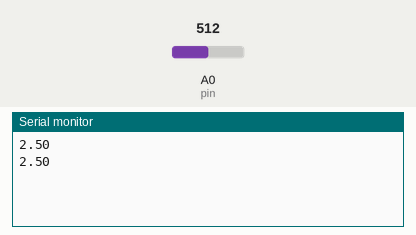
Bench run of a sketch on a simulated Arduino Uno, built with avr-gcc and run on an emulated ATmega328P. On the bench: the last lines printed to the serial monitor. The inputs (shaded band) are chosen by the test bench; at power-on: A0 (pin) = 512.

Above: at 1.8 s.
1.9 s: A0 (pin) set to 716
At 2.8 s:
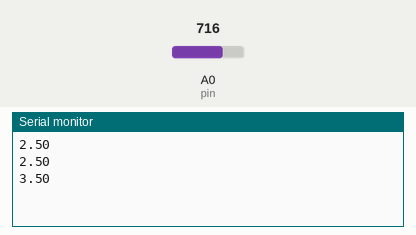
3.4 s: A0 (pin) set to 900
At 4.7 s:
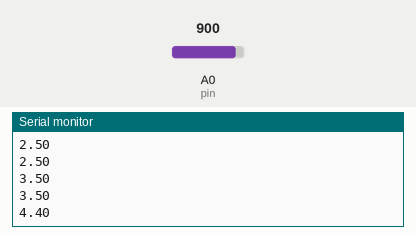
Timing chart, 0 to 6.4 s (numbered marks = the images above; inputs shaded):
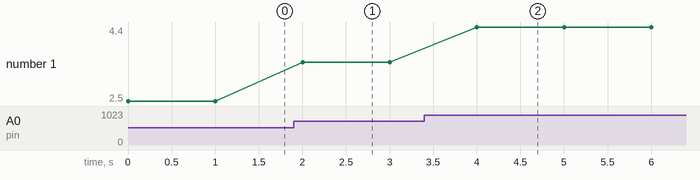

Measured:
- after the input at 1.9 s, the serial monitor: prints a new line after 0.10 s (image 1)
- after the input at 3.4 s, the serial monitor: prints a new line after 0.60 s (image 2)
- plotted number 1: 2.5 → 3.5 after the input at 1.9 s, 3.5 → 4.4 after the input at 3.4 s

The sketch:

clase7.ino
```cpp
int pin = A0;
float v ;
float v2 ;
int relax = 1000;

void setup() {
  // put your setup code here, to run once:
pinMode(pin,INPUT);
Serial.begin(9600);
}

void loop() {
  // put your main code here, to run repeatedly:
  v = analogRead(pin);
  v2 = (5*v)/1023;
  Serial.println(v2);
  delay(relax);

}
```
